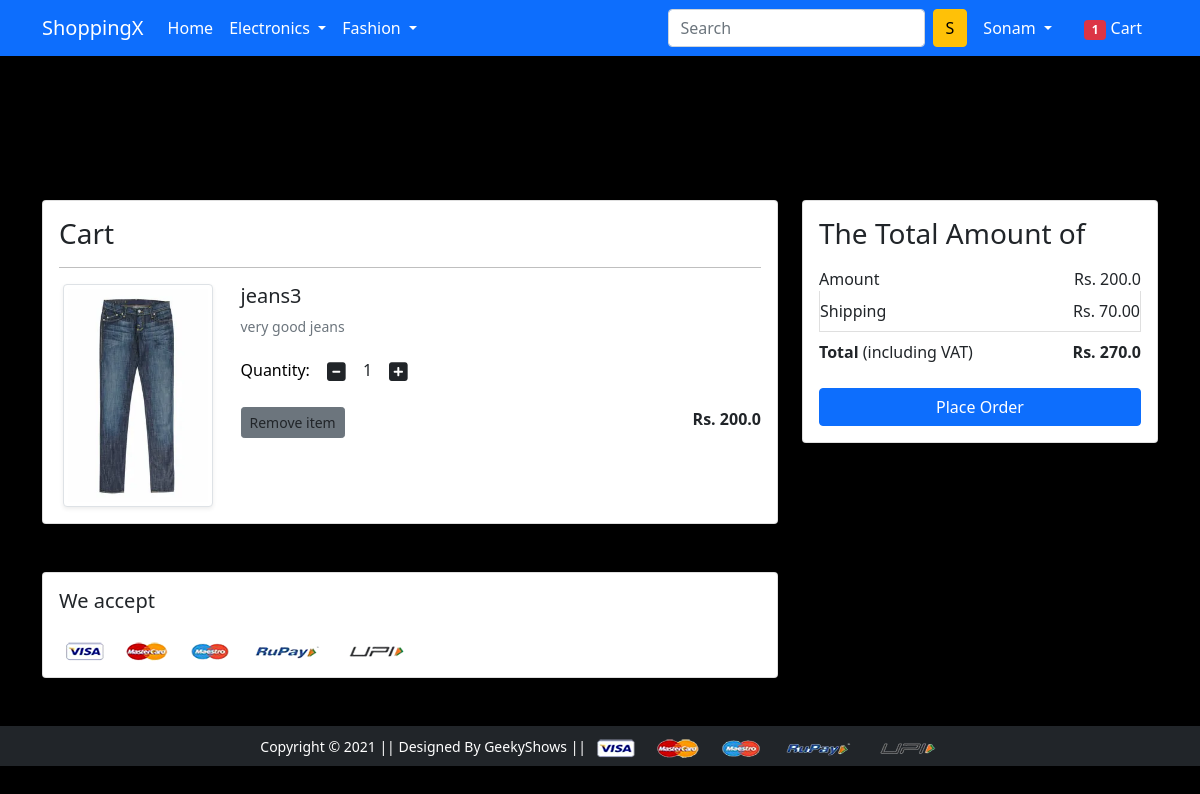
The app's page /cart/ (signed in) with its own data.
### app/models.py (models this page shows, shortened)
class  Cart(models.Model):
    user  = models.ForeignKey(User,on_delete=models.CASCADE)
    product = models.ForeignKey(Product,on_delete=models.CASCADE)
    quantity = models.PositiveIntegerField(default=1)

class Product(models.Model):
    title = models.CharField(max_length=100)
    selling_price = models.FloatField()
    discounted_price =  models.FloatField()
    description = models.TextField()
    brand = models.CharField(max_length=100)
    category = models.CharField(choices=CATEGORY_CHOICES,max_length=2)
    product_image = models.ImageField(upload_to='productimg')

### app/views.py (the view)
# urls.py: path('cart/',views.show_cart,name="showcart"),
@login_required
def show_cart(request):
  totalitem=0
  if request.user.is_authenticated:
    totalitem=len(Cart.objects.filter(user=request.user))
    user=request.user
    cart = Cart.objects.filter(user=user)
    amount = 0.0
    shipping_amount = 70.0
    total_amount = 0.0
    cart_product = [p for p in Cart.objects.all() if p.user == user]
    if cart_product:
      for p in cart_product:
        tempamount = (p.quantity * p.product.discounted_price)
        amount += tempamount
      totalamount = amount + shipping_amount
      return render(request,'app/addtocart.html',{'carts':cart,'totalamount':totalamount,'amount':amount,"totalitem":totalitem})
    else:
      return render(request,'app/emptycart.html',{"totalitem":totalitem})

### app/templates/app/addtocart.html (shortened to what this page needs)
{% extends 'app/base.html' %}
{% load static %}
{% block main-content %}
<div class="container my-5">
  <div class="row">
    <h1 class="text-center mb-5">Shopping Cart</h1>
    <div class="col-sm-8">
      <div class="card">
        <div class="card-body">
          <h3 class="text-dark">Cart</h3>
          {% for cart in carts %}
          <hr>
          <div class="row">
            <div class="col-sm-3 text-center align-self-center"><img src="{{cart.product.product_image.url}}" alt=""
                srcset="" class="img-fluid img-thumbnail shadow-sm" height="150" width="150"> </div>
            <div class="col-sm-9">
              <div>
                <h5 class="text-dark">{{cart.product.title}}</h5>
                <p class="mb-2 text-muted small text-dark">{{cart.product.description}}</p>
                <div class="my-3">
                  <label for="quantity text-dark">Quantity:</label>
                  <a class="minus-cart btn" pid="{{cart.product.id}}"><i class="fas fa-minus-square fa-lg"></i></a>
                  <span id="quantity" class="text-dark">{{cart.quantity}}</span>
                  <a class="plus-cart btn" pid="{{cart.product.id}}"><i class="fas fa-plus-square fa-lg"></i></a>
                </div>
                <div class="d-flex justify-content-between">
                  <a href="#" class="btn btn-sm btn-secondary mr-3 text-dark remove-cart" pid="{{cart.product.id}}">Remove item </a>
                  <p class="mb-0"><span><strong class="text-dark">Rs. {{cart.product.discounted_price}}</strong></span>
                  </p>
                </div>
              </div>
            </div>
          </div>
          {% endfor %}
        </div>
      </div>
    </div>
    <div class="col-sm-4">
      <div class="card">
        <div class="card-body">
          <h3 class="text-dark">The Total Amount of</h3>
          <ul class="list-group">
            <li class="list-group-item d-flex justify-content-between align-items-center border-0 px-0 pb-0 text-dark">
              Amount<span class="text-dark">Rs.
                <span id="amount">{{amount}}</span>
              </span></li>
            <li class="list-group-item d-flex justify-content-between align-items-center px-0 text-dark">
              Shipping<span class="text-dark">Rs.
                70.00</span></li>
            <li class="list-group-item d-flex justify-content-between align-items-center border-0 px-0 mb-3">
              <div>
                <strong class="text-dark">Total</strong>
                <smal class="text-dark">(including VAT)</small>
              </div>
              <span><strong class="text-dark">Rs.
                  <strong id="totalamount">{{totalamount}}</strong>
                </strong></span>
            </li>
          </ul>
          <div class="d-grid"><a href="{% url 'checkout' %}" class="btn btn-primary">Place Order</a></div>
        </div>
      </div>
    </div>
  </div>
</div>
<div class="container">
  <div class="row">
    <div class="col-sm-8">
      <div class="card">
        <div class="card-body">
          <h5 class="mb-4 text-dark">We accept</h5>
          <img src="{% static 'app/images/payment.png' %}" alt="" class="img-fluid">
        </div>
      </div>
    </div>
  </div>
</div>
{% endblock main-content %}

### app/templates/app/base.html (shortened to what this page needs)
<!doctype html>
{% load static %}
<html lang="en">
  <head>
    <link href="https://cdn.jsdelivr.net/npm/bootstrap@5.0.0-beta1/dist/css/bootstrap.min.css" rel="stylesheet"
>
    <link rel="stylesheet" href="{% static 'app/css/owl.carousel.min.css' %}">
    <link rel="stylesheet" href="{% static 'app/css/all.min.css' %}">
    <link rel="stylesheet" href="{% static 'app/css/style.css' %}">
  </head>
  <body>
    <nav class="navbar navbar-expand-lg navbar-dark bg-primary">
      <div class="container">
        <a class="navbar-brand" href="/">ShoppingX</a>
        <div class="collapse navbar-collapse" id="navbarSupportedContent">
          <ul class="navbar-nav me-auto mb-2 mb-lg-0">
            <li class="nav-item">
              <a class="nav-link active" aria-current="page" href="/">Home</a>
            </li>
            <li class="nav-item dropdown">
              <a class="nav-link dropdown-toggle text-white" href="#" id="electronicsDropdown" role="button"
                data-bs-toggle="dropdown" aria-expanded="false">
                Electronics
              </a>
            </li>
            <li class="nav-item dropdown">
              <a class="nav-link dropdown-toggle text-white" href="#" id="fashionDropdown" role="button"
                data-bs-toggle="dropdown" aria-expanded="false">
                Fashion
              </a>
            </li>
          </ul>
          <form class="d-flex">
            <input class="form-control me-2" type="search" placeholder="Search" aria-label="Search">
            <button class="btn btn-warning" type="submit">S</button>
          </form>
          <div>
            <ul class="navbar-nav me-auto mb-2 mb-lg-0">
              {% if request.user.is_authenticated %}
              <li class="nav-item dropdown mx-2">
                <a class="nav-link dropdown-toggle text-white" href="#" id="profileDropdown" role="button"
                  data-bs-toggle="dropdown" aria-expanded="false">
                  {{request.user.username | capfirst}}
                </a>
              </li>
              <li class="nav-item mx-2">
                <a href="{% url 'showcart' %}" class="nav-link text-white"><span class="badge bg-danger">{{totalitem}}</span>
                  Cart </a>
              </li>
              {% endif %}
            </ul>
          </div>
        </div>
      </div>
    </nav>
    {% block main-content %} {% endblock main-content %}
    <footer class="container-fluid bg-dark text-center p-2 mt-5">
      <small class="text-white">Copyright &copy; 2021 || Designed By GeekyShows || </small>
      <img src="{% static 'app/images/payment.png' %}" alt="" srcset="" class="img-fluid" height="2px">
    </footer>
  </body>
</html>

### app/static/app/css/style.css (style rules this page uses)
body { background-color: #000; color: #fff; }

### app/templates/app/addtocart.html (style rules this page uses)
body { color: black; }

### records on screen
Cart: product.product_image (picture), product "jeans3", product.description "very good jeans", quantity "1", product.discounted_price "200.0"

### other values on screen
{{ request.user.username | capfirst }} "Sonam"
{{ totalitem }} "1"
{{ amount }} "200.0"
{{ totalamount }} "270.0"
